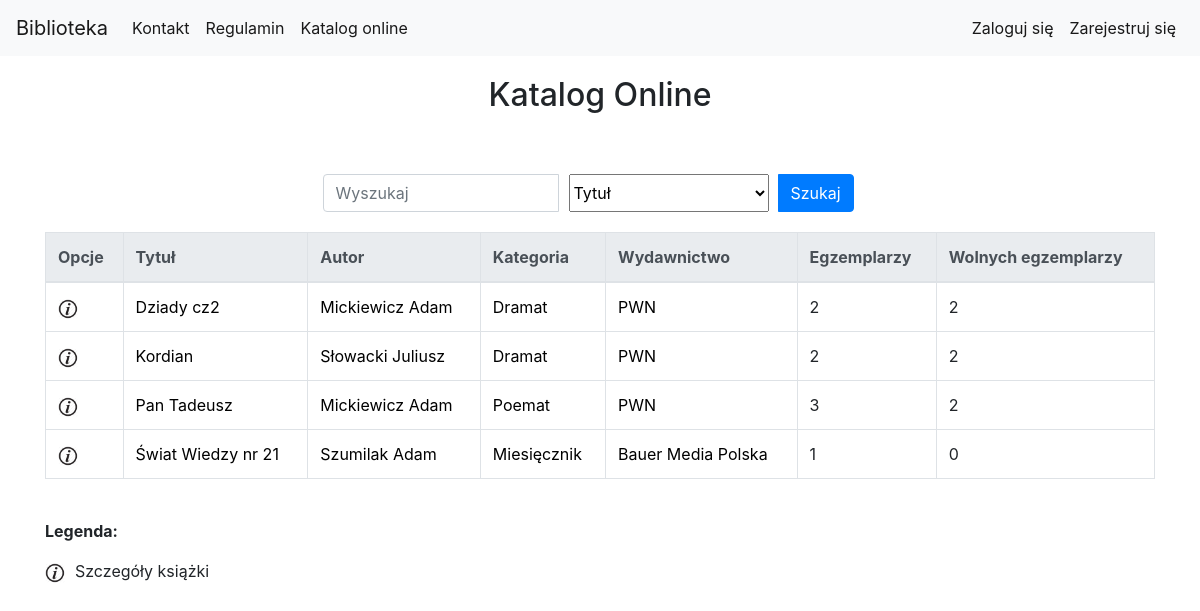
Before: /library/book_list/ with the older database file.
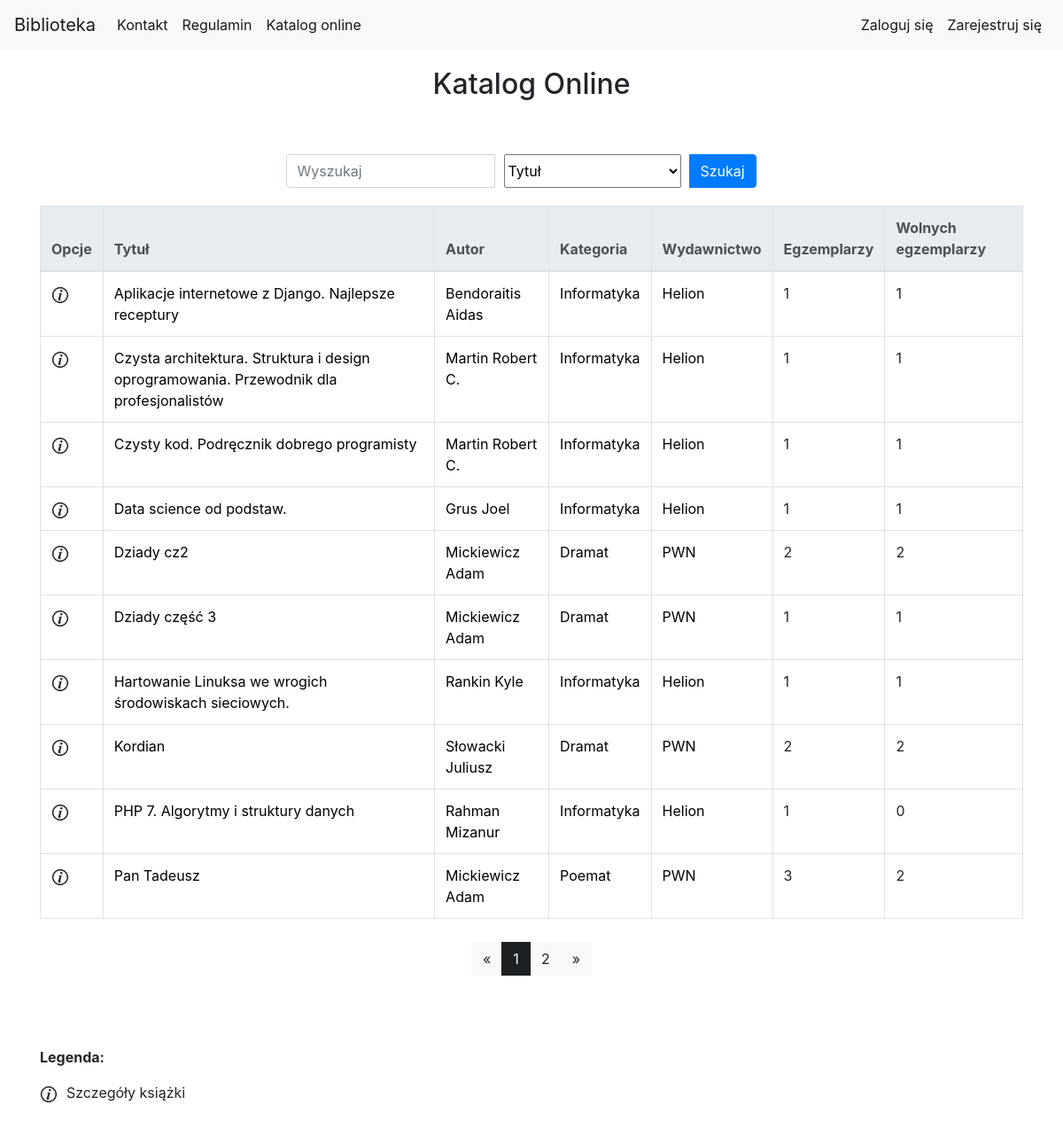
After: the same page with the newer database file.
### library_app/models.py (models this page shows, shortened)
class Book(models.Model):
    authors = models.ManyToManyField(Author, related_name='book_authors', verbose_name='Autorzy')
    category = models.ForeignKey(Category, related_name='book_categories', verbose_name='Kategoria')
    publishing_house = models.ForeignKey(PublishingHouse, related_name='publishing_houses', verbose_name='Wydawnictwo')
    isbn = models.CharField(max_length=30, unique=True, verbose_name='Numer ISBN')
    title = models.CharField(max_length=200, verbose_name='Tytuł')
    description = models.TextField(blank=True, default='', verbose_name='Opis')
    publish_date = models.DateField(default=datetime.now, blank=True, verbose_name='Data publikacji')
    edition = models.PositiveIntegerField(default=1, verbose_name='Numer wydania')
    image_url = models.URLField(default='', blank=True, null=True, verbose_name='Adres url okładki zakończony rozszerzeniem obrazu')
    add_date = models.DateTimeField(auto_now=True)
    slug = models.SlugField(allow_unicode=True, unique=True)

class Author(models.Model):
    first_name = models.CharField(max_length=200, verbose_name='Imię')
    last_name = models.CharField(max_length=200, verbose_name='Nazwisko')
    country = models.CharField(max_length=200, verbose_name='Kraj', default='')
    biography = models.TextField(default='', blank=True, null=True, verbose_name='Biografia')
    birth_place = models.CharField(max_length=200, default='', blank=True, null=True, verbose_name='Miejsce urodzenia')
    image_url = models.URLField(default='', blank=True, null=True, verbose_name='Adres url portretu, zakończony rozszerzeniem')
    years_of_life = models.CharField(max_length=10, default='', blank=True, null=True, verbose_name='Lata życia')
    def __str__(self):
        return self.last_name + " " + self.first_name

class Category(models.Model):
    category_name = models.CharField(max_length=400, unique=True, verbose_name='Nazwa kategorii')

class PublishingHouse(models.Model):
    name = models.CharField(max_length=400, unique=True, verbose_name='Nazwa')
    city = models.CharField(max_length=300, verbose_name='Miasto')
    street = models.CharField(max_length=300, verbose_name='Ulica')
    house_number = models.CharField(max_length=20, verbose_name='Numer domu')
    postal_code = models.CharField(max_length=9, verbose_name='Kod pocztowy')
    def __str__(self):
        return self.name

### library_app/views.py (the view)
class BookListView(generic.ListView):
    model = models.Book
    context_object_name = "book_list" #human-understandable name of variable to access from templates
    paginate_by = 10
    def get_queryset(self):
        query_result = None
        search_query = self.request.GET.get("search_query")
        search_type = self.request.GET.get("search_type")
        if search_query is not None:
            if search_type == "title":
                query_result = models.Book.objects.all().filter(title__icontains=search_query)
            elif search_type == "author":
                authors_result = models.Book.objects.all().filter(authors__first_name__icontains=search_query) | models.Book.objects.all().filter(authors__last_name__icontains=search_query)
                query_result = authors_result
            elif search_type == "category":
                query_result = models.Book.objects.all().filter(category__category_name__icontains=search_query)
            elif search_type == "publishing-house":
                query_result = models.Book.objects.all().filter(publishing_house__name__icontains=search_query)
            return query_result.order_by('title')
        else:
            return models.Book.objects.all().order_by('title')

### library_app/templatetags/custom_tags.py (called while the page is built)
@register.simple_tag(name='free_bookcopies_counter_tag')
def free_bookcopies_counter(bookcopies_obj):
    return bookcopies_obj.filter(is_borrowed=False).count()

### library_app/templates/library_app/book_list.html (shortened to what this page needs)
{% extends "base.html" %}
{% load static %}
{% load custom_tags %}
{% block body_block %}
<div class="container">
    <div class="page-title">
        <h2>Katalog Online</h2>
    </div>
<div class="search-bar">
<form class="form-inline" action="{% url 'library_app:book_list' %}" method="GET">
    <div class="input-group">
        <input type="search" class="form-control" name="search_query" placeholder="Wyszukaj">
        <select class="search-select" name="search_type">
            <option value="title" selected>Tytuł</option>
        </select>
        <div class="input-group-append search-button">
            <button class="btn btn-primary" type="submit">Szukaj</button>
        </div>
    </div>
</form>
</div>
      <table class="table table-bordered table-hover">
            <thead class="thead-light">
                <tr>
                    <th scope="col">Opcje</th>
                    <th scope="col">Tytuł</th>
                    <th scope="col">Autor</th>
                    <th scope="col">Kategoria</th>
                    <th scope="col">Wydawnictwo</th>
                    <th scope="col">Egzemplarzy</th>
                    <th scope="col">Wolnych egzemplarzy</th>
                </tr>
            </thead>
            <tbody>
            {% for book in book_list %}
                    <tr>
                        <td>
                            <a href="{% url 'library_app:book_detail' pk=book.pk %}"><img src="{% static 'website_icons/info_ico.png' %}" alt="Szczegóły" width="20" height="20"></a>
                        </td>
                        <td><a href="{% url 'library_app:book_detail' pk=book.pk %}">{{book.title}}</a></td>
                        <td>
                            {% for author in book.authors.all %}
                                <a href="{% url 'library_app:author_detail' pk=author.pk %}">{{author}}</a>
                            {% endfor %}
                        </td>
                        <td><a href="{% url 'library_app:category_detail' pk=book.category.pk %}">{{book.category.category_name}}</a></td>
                        <td><a href="{% url 'library_app:publishinghouse_detail' pk=book.publishing_house.pk %}">{{book.publishing_house}}</a></td>
                        <td>{{book.bookcopies.count}}</td>
                        {% free_bookcopies_counter_tag book.bookcopies as free_bookcopies %}
                        <td>{{free_bookcopies}}</td>
                    </tr>
            {% endfor %}
            </tbody>
        </table>
    <div class="pagination_bar">
        {% if is_paginated %}
        <div class="btn-group pagination_bar" role="group">
            {% if page_obj.has_previous %}
                <a class="btn btn-light disable" href="?page={{ page_obj.previous_page_number }}">&laquo;</a>
            {% else %}
                <a class="btn btn-light"><span>&laquo;</span></a>
            {% endif %}
            {% for i in paginator.page_range %}
                {% if page_obj.number == i %}
                <a  class="btn btn-dark active"><span>{{ i }} <span class="sr-only">(current)</span></span></a>
                {% else %}
                <a class="btn btn-light" href="?page={{ i }}">{{ i }}</a>
                {% endif %}
            {% endfor %}
            {% if page_obj.has_next %}
            <a class="btn btn-light" href="?page={{ page_obj.next_page_number }}">&raquo;</a>
            {% else %}
            <a type="button" class="btn btn-light"><span>&raquo;</span></a>
            {% endif %}
        </div>
        {% endif %}
    </div>
    <div class="table-legend">
        <p><b>Legenda:</b></p>
        <p><img src="{% static 'website_icons/info_ico.png' %}" alt="Szczegóły" width="20" height="20">Szczegóły książki</p>
    </div>
</div>
{% endblock %}

Changed rows visible on the page:
no longer on this page (row unchanged): Book: title "Świat Wiedzy nr 21", category.category_name "Miesięcznik", publishing_house "Bauer Media Polska", bookcopies.count "1", free_bookcopies "0"
no longer on this page (row unchanged): Author: last_name+first_name "Szumilak Adam", shown under "Świat Wiedzy nr 21"
added Book: title "Aplikacje internetowe z Django. Najlepsze receptury", category.category_name "Informatyka", publishing_house "Helion", bookcopies.count "1", free_bookcopies "1"
added Author: last_name+first_name "Bendoraitis Aidas", shown under "Aplikacje internetowe z Django. Najlepsze receptury"
added Book: title "Czysta architektura. Struktura i design oprogramowania. Przewodnik dla profesjonalistów", category.category_name "Informatyka", publishing_house "Helion", bookcopies.count "1", edition "1"
added Author: last_name+first_name "Martin Robert C."
added Book: title "Czysty kod. Podręcznik dobrego programisty", category.category_name "Informatyka", publishing_house "Helion", bookcopies.count "1", free_bookcopies "1"
added Book: title "Data science od podstaw.", category.category_name "Informatyka", publishing_house "Helion", bookcopies.count "1", free_bookcopies "1"
added Author: last_name+first_name "Grus Joel", shown under "Data science od podstaw."
added Book: title "Dziady część 3", category.category_name "Dramat", publishing_house "PWN", bookcopies.count "1", free_bookcopies "1", Author (last_name+first_name "Mickiewicz Adam")
added Book: title "Hartowanie Linuksa we wrogich środowiskach sieciowych.", category.category_name "Informatyka", publishing_house "Helion", bookcopies.count "1", edition "1"
added Author: last_name+first_name "Rankin Kyle", shown under "Hartowanie Linuksa we wrogich środowiskach sieciowych."
added Book: title "PHP 7. Algorytmy i struktury danych", category.category_name "Informatyka", publishing_house "Helion", bookcopies.count "1", free_bookcopies "0"
added Author: last_name+first_name "Rahman Mizanur", shown under "PHP 7. Algorytmy i struktury danych"
Other visible differences:
new list line: "1"
new list line: "2"
